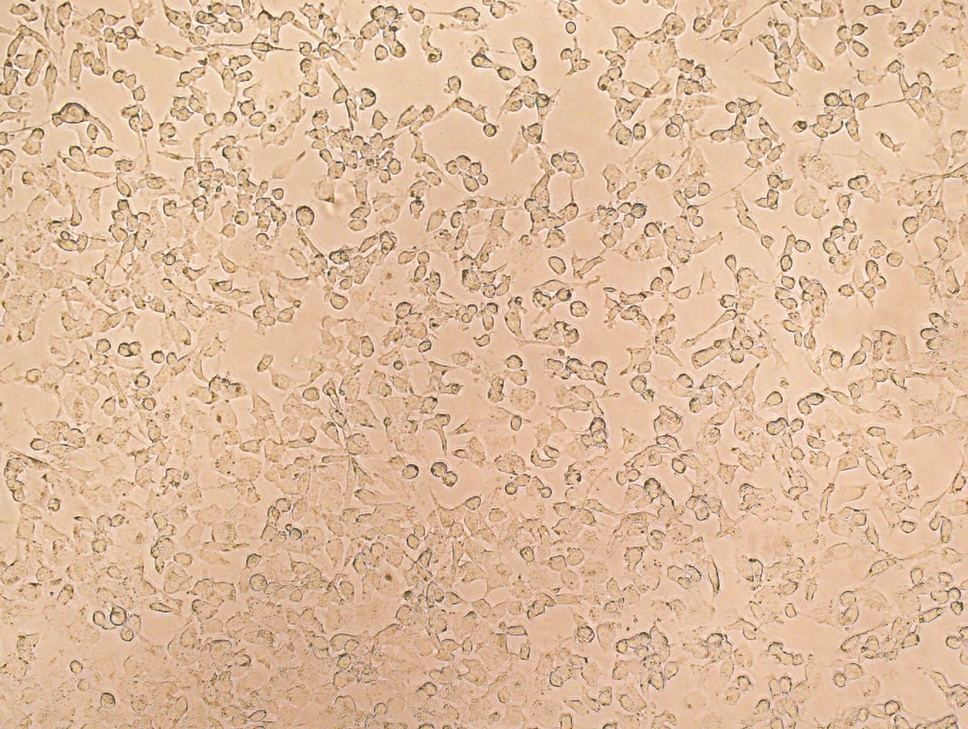
#> input picture pyqt/test.jpg, 968 x 729 px, shrunk from 1360 x 1024 before the run
$ python test.py
#> lines starting #> are read from the running program, lines starting #| are printed output that depends on the picture
import cv2 as cv

img = cv.imread("test.jpg")
#> img is the input picture: shape (729, 968, 3); mean B, G, R 158.2, 187.7, 222
img = cv.cvtColor(img, cv.COLOR_BGR2RGB)
img_R = img.copy()
img_G = img.copy()
img_B = img.copy()
img_R[:,:,1] = 0
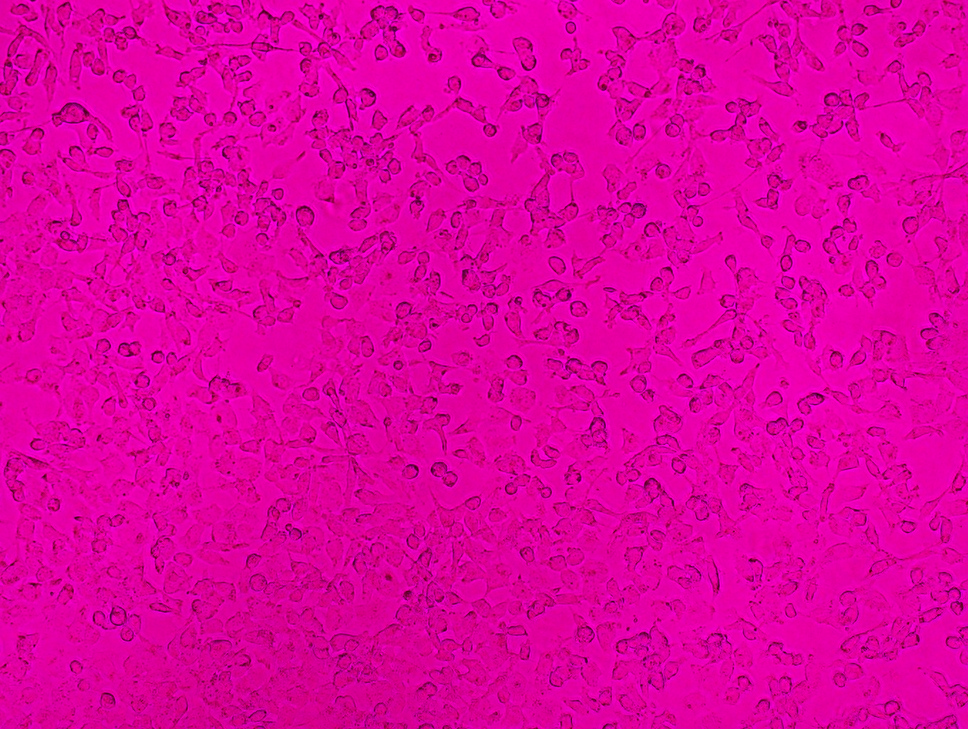
#> img_R: shape (729, 968, 3); mean R, G, B 222, 0, 158.2
img_R[:,:,2] = 0
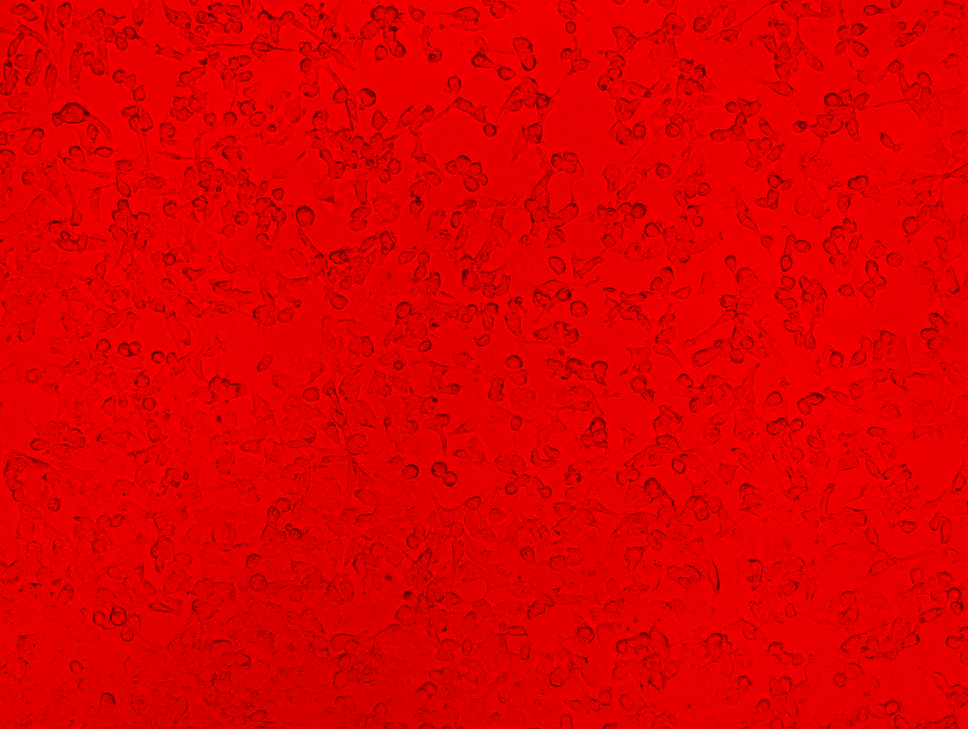
#> img_R: shape (729, 968, 3); mean R, G, B 222, 0, 0
img_G[:,:,0] = 0
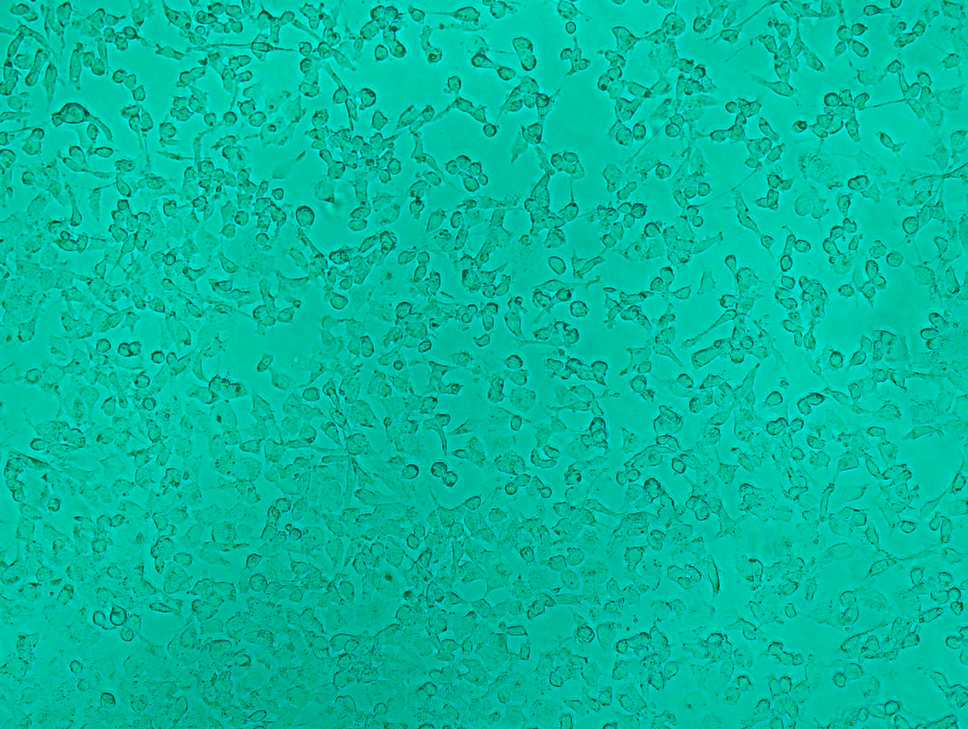
#> img_G: shape (729, 968, 3); mean R, G, B 0, 187.7, 158.2
img_G[:,:,2] = 0
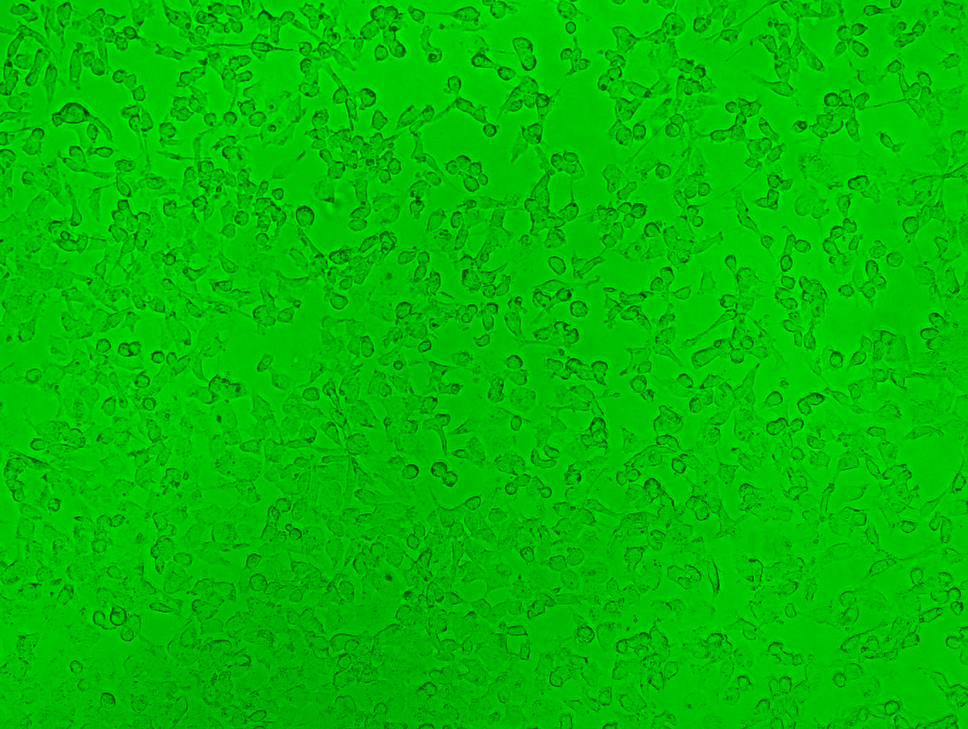
#> img_G: shape (729, 968, 3); mean R, G, B 0, 187.7, 0
img_B[:,:,0] = 0
img_B[:,:,1] = 0
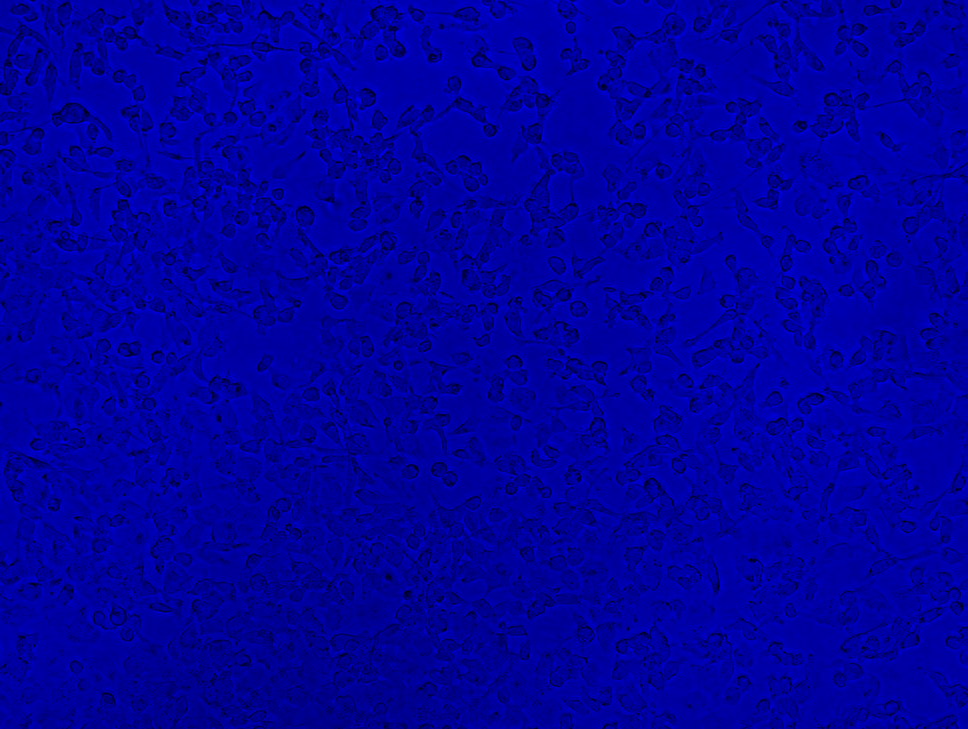
#> img_B: shape (729, 968, 3); mean R, G, B 0, 0, 158.2
